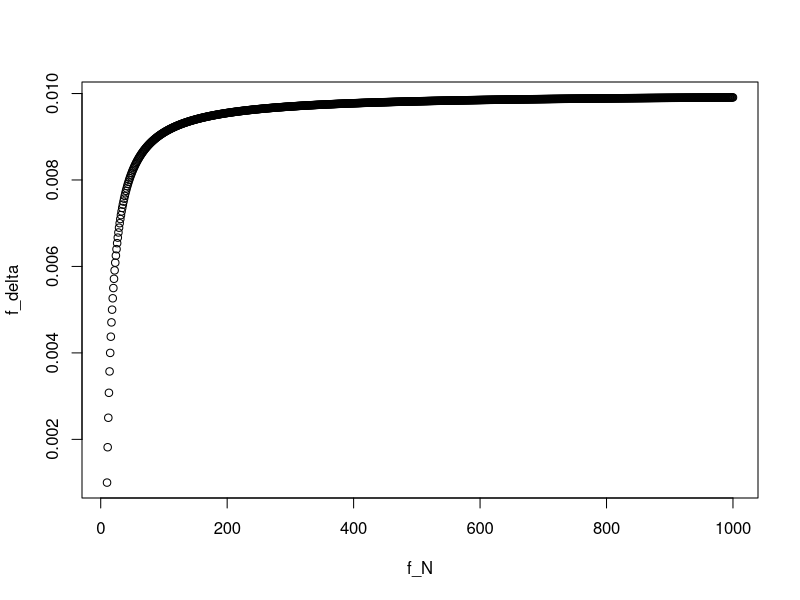

The R script that drew this image: (Note: a time limit stopped this script after it produced the figure.)
## Homework #5

d = 8
sigma = 0.1
delta = 0.008

N = (sigma^2 / (sigma^2 - delta)) * (d+1)
N


f_N = 10:1000

f_delta = sigma^2 * (1 - (d+1)/f_N)

plot(f_N,f_delta)


## Homework 5.5


E_uv = function(u,v) { 
	val = ( u*exp(v) - 2*v*exp(-u) )^2
	return(val)
}

grad_E_uv = function(u,v) {
	dE_du = 2 * (u*exp(v) - 2*v*exp(-u)) * (exp(v) + 2*v*exp(-u))
	dE_dv = 2 * (u*exp(v) - 2*v*exp(-u)) * (u*exp(v) - 2*exp(-u))
	del_E = c(dE_du, dE_dv)
	return(del_E)
}

myW = c(1,1)
nu = 0.1
print(myW)
print(E_uv(myW[1],myW[2]))

for( ii in 1:20 ) {
	del_E = grad_E_uv(myW[1], myW[2])
	myW = myW - nu*del_E
	myE = E_uv(myW[1], myW[2])
	print(ii)
	print(myW)
	print(myE)
}


## Homework 5.7
myW = c(1,1)
nu = 0.1
print(myW)
print(E_uv(myW[1],myW[2]))

for( ii in 1:15 ) {
	del_E = grad_E_uv(myW[1], myW[2])
	myW = myW - nu*(del_E * c(1,0))

	del_E = grad_E_uv(myW[1], myW[2])
	myW = myW - nu*(del_E * c(0,1))

	myE = E_uv(myW[1], myW[2])

	print(ii)
	print(myW)
	print(myE)
}

## Homework 5.8
getRandomHyperplane = function() {
	r = runif(4)*2 - 1	
	x1 = r[1]; y1 = r[2]; x2 = r[3]; y2 = r[4]
	w0 = y1*x2 - x1*y2
	w1 = y2 - y1
	w2 = x1 - x2
	W = matrix(c(w0,w1,w2),3,1)
}


getRandomPoints = function(W,N) {
	df = data.frame( x0=rep(1,N), x1=runif(N)*2-1, x2=runif(N)*2-1 )
	df$y = sign(as.matrix(df) %*% W)
	df
}


plane = getRandomHyperplane()
plane
df = getRandomPoints(plane,100)
df

w_old = matrix(c(1,1,1),3,1)
w_new = matrix(c(1,0,0),3,1)
nu = 0.01
for(ii in 1:2) {
	w_old = w_new
	## permute matrix here
	N = dim(df)[1]
	for(jj in 1:N) {
		y_n = df[jj,"y"] 
		x_n = df[jj,1:3]
		e_n  = (-1 * y_n * x_n) / (1 + exp( y_n * as.matrix(x_n) %*% w_new ) )	
		w_new = w_new - nu * e_n
		w_new = as.matrix(as.numeric(w_new))
	}
	print(w_old)
	print(w_new)
}

## Homework 5.7
epoch_list = c()
eout_list = c()
for(ii in 1:10) {

plane = getRandomHyperplane()
df = getRandomPoints(plane,100)

w_old = matrix(c(1,1,1),3,1)
w_new = matrix(c(1,0,0),3,1)
nu = 0.01
num_epoch = 0
while( sqrt(t(w_new - w_old) %*% (w_new - w_old)) >= 0.01 ) {
	num_epoch = num_epoch + 1
	w_old = w_new
	N = dim(df)[1]
	df = df[sample(N),]
	for(jj in 1:N) {
		y_n = df[jj,"y"] 
		x_n = df[jj,1:3]
		e_n  = (-1 * y_n * x_n) / (1 + exp( y_n * as.matrix(x_n) %*% w_new ) )	
		w_new = w_new - nu * e_n
		w_new = as.matrix(as.numeric(w_new))
	}
	#print(num_epoch)
	#print(w_old)
	#print(w_new)
}
epoch_list = c(epoch_list, num_epoch)
print(ii)
print(num_epoch)

df2 = getRandomPoints(plane,100)
s = as.matrix(df2[,1:3]) %*% w_new
theta_s = exp(s) / (1 + exp(s))
N = dim(df2)[1]
E_out = (1/N) * sum( ( (2*theta_s-1) - df2$y )^2 )
print(E_out)
eout_list = c(eout_list, E_out)
}
summary(epoch_list)
summary(eout_list)



w0 = W[1]
w1 = W[2]
w2 = W[3]
